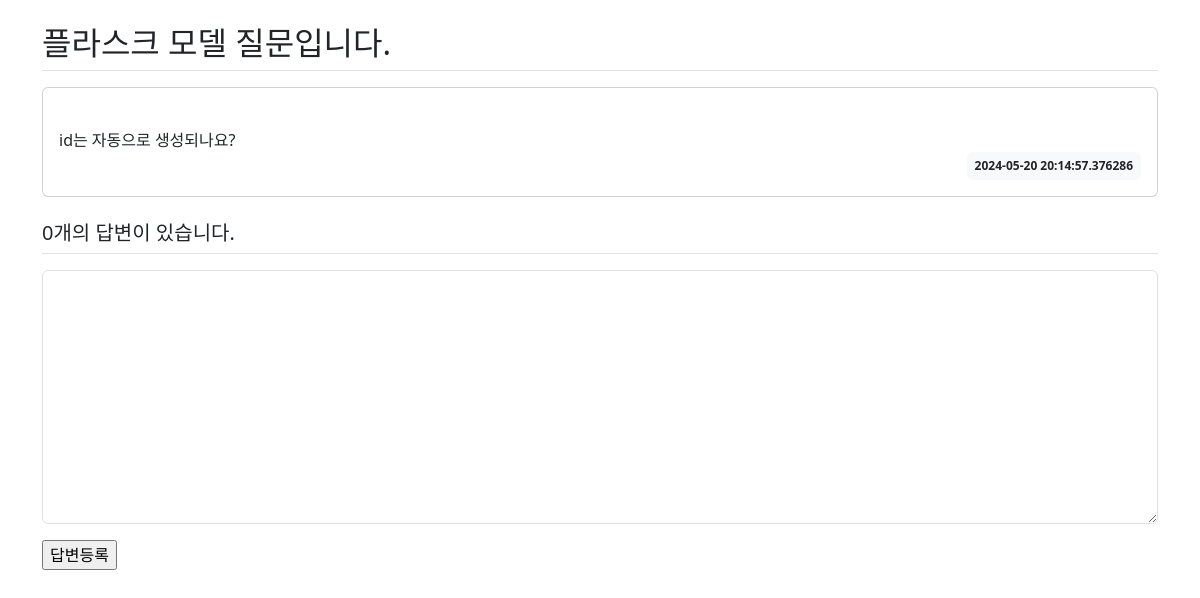
The page /question/detail/2 on the database as committed earlier.
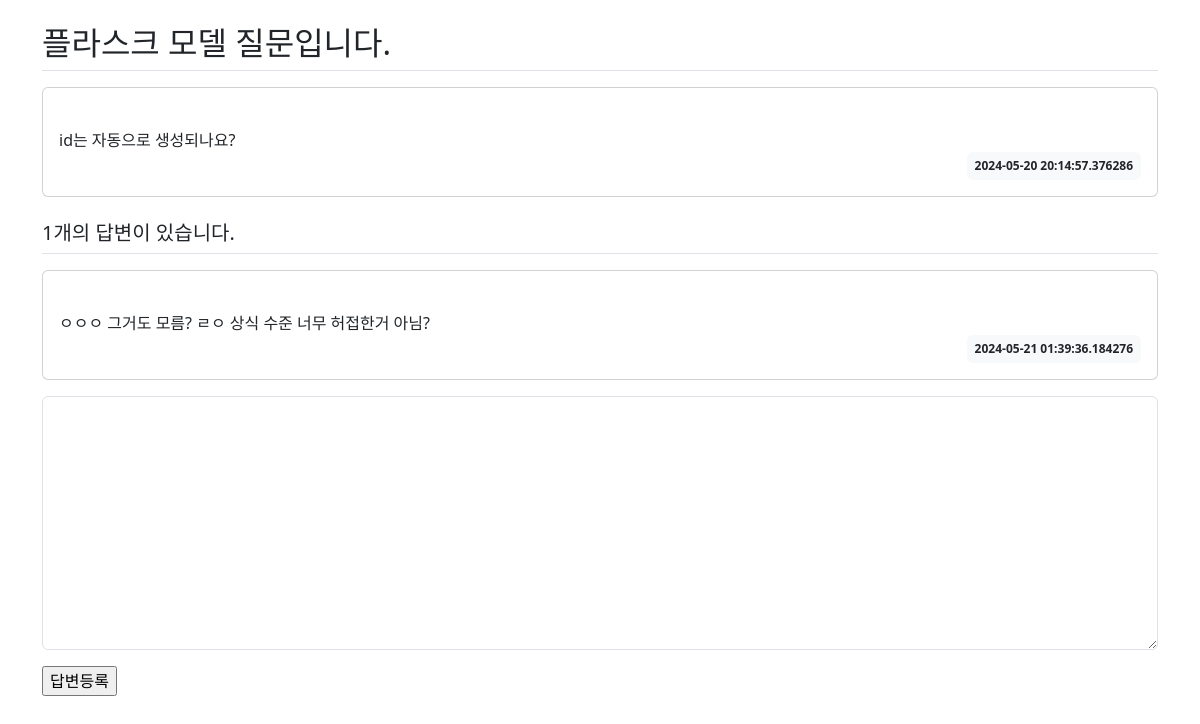
The same page on the database as committed later.
### app/models.py (models this page shows)
class Question(db.Model):
  id = db.Column(db.Integer, primary_key=True)
  subject = db.Column(db.String(200), nullable=False)
  content = db.Column(db.Text(), nullable=False)
  create_date = db.Column(db.DateTime(), nullable=False)

class Answer(db.Model):
  id = db.Column(db.Integer, primary_key=True)
  question_id = db.Column(db.Integer, db.ForeignKey('question.id', ondelete='CASCADE'))
  question = db.relationship('Question', backref=db.backref('answer_set', cascade='all, delete-orphan'))
  content = db.Column(db.Text(), nullable=False)
  create_date = db.Column(db.DateTime(), nullable=False)

### app/views/question_views.py (the view)
@bp.route('/detail/<int:question_id>')
def detail(question_id):
  question = Question.query.get_or_404(question_id)
  return render_template('question/question_detail.html', question=question)

### app/templates/question/question_detail.html
<link rel="stylesheet" href="{{ url_for('static', filename='bootstrap.min.css') }}">
<div class="container my-3">
  <h2 class="border-bottom py-2">{{ question.subject }}</h2>
  <div class="card my-3">
    <div class="card-body">
      <div class="card-text" style="white-space: pre-line;">
        {{ question.content }}
      </div>
      <div class="d-flex justify-content-end">
        <div class="badge bg-light text-dark p-2">
          {{ question.create_date }}
        </div>
      </div>
    </div>
  </div>
  <h5 class="border-bottom my-3 py-2">{{ question.answer_set|length }}개의 답변이 있습니다.</h5>
  {% for answer in question.answer_set %}
  <div class="card my-3">
    <div class="card-body">
      <div class="card-text" style="white-space: pre-line;">
        {{ answer.content }}
      </div>
      <div class="d-flex justify-content-end">
        <div class="badge bg-light text-dark p-2">
          {{ answer.create_date }}
        </div>
      </div>
    </div>
  </div>
  {% endfor %}
  <form action="{{ url_for('answer.create', question_id=question.id) }}" method="post" class="my-3">
    <div class="mb-3">
      <textarea name="content" id="content" class="form-control" rows="10"></textarea>
    </div>
    <input class="button btn-primary" type="submit" value="답변등록">
  </form>
</div>

Rows that differ between the two databases and show on the page:
added Answer: content "ㅇㅇㅇ 그거도 모름? ㄹㅇ 상식 수준 너무 허접한거 아님?", create_date "2024-05-21 01:39:36.184276"
Other text that changed with them:
{{ question.answer_set|length }}: "0" → "1"
